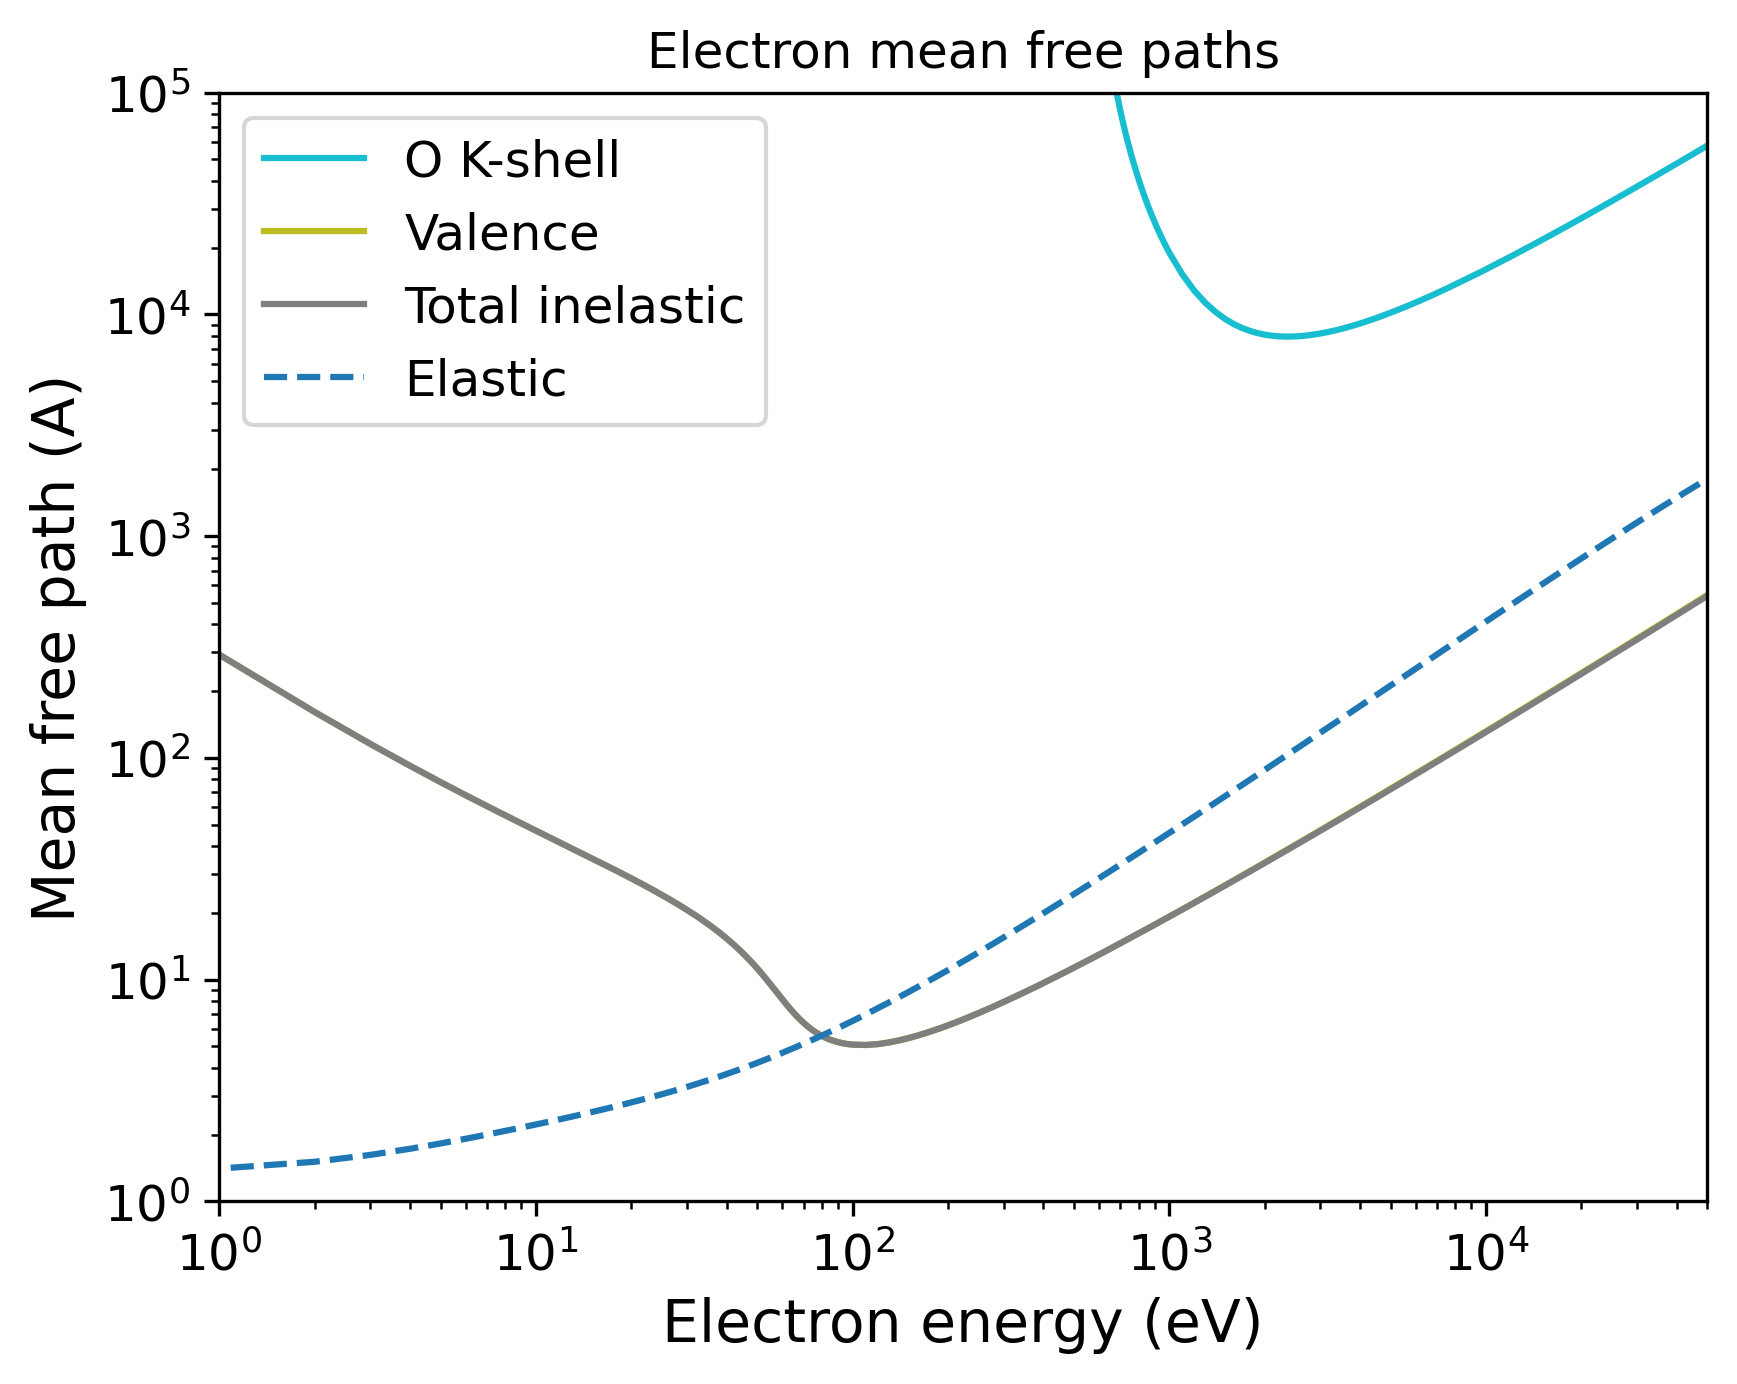

This chart was generated by the following Python code:
import pandas as pd
import numpy as np
import matplotlib.pyplot as plt
import matplotlib.cm as cm
# Set the format:
plt.xlabel("Electron energy (eV)", fontsize=14)
plt.ylabel("Mean free path (A)", fontsize=14)
plt.xticks(fontsize=12)
plt.yticks(fontsize=12)
plt.grid(False)
# Set the axes:
# Read the output file:
df = pd.read_csv(r"OUTPUT_H2O_Electron_IMFP.dat", sep=r'\s+', header=None, comment="#", skipinitialspace=True)
plt.xscale("log")
plt.yscale("log")
# Prepare the plot:
columns_to_plot = [ 1, 2, 3]
labels = [ "O K-shell", "Valence", "Total inelastic"]
# Create N distinct colors from a colormap
N = len(columns_to_plot)
colors = plt.cm.tab10(np.linspace(1, 0, 10))
# Set line styles:
linestyles = [ "-", "-", "-"]
for i, col in enumerate(columns_to_plot):
    color = colors[i % len(colors)]
    ls    = linestyles[i % len(linestyles)]
    label = labels[i % len(labels)]
    plt.plot(df.iloc[:, 0], df.iloc[:, col],
    color=color,
    label=label,
    linestyle=ls)
# Add a curve from the second file
df2 = pd.read_csv(r"OUTPUT_H2O_Electron_EMFP.dat", sep=r'\s+', header=None, comment="#", skipinitialspace=True)
columns_to_plot2 = [ 3]
labels2 = [ "Elastic"]
# Create second part of the plot:
for col, label in zip(columns_to_plot2, labels2):
    plt.plot(df2.iloc[:, 0], df2.iloc[:, col], label=label, linestyle="--")
plt.xlim(1.00000000,50000.00000000)
plt.ylim(1.00000000,100000.00000000)
plt.title("Electron mean free paths")
plt.legend(loc="best", fontsize=12)
# Save the plot in this format:
plt.savefig("OUTPUT_MFP_electron.png", dpi=300, bbox_inches="tight")
